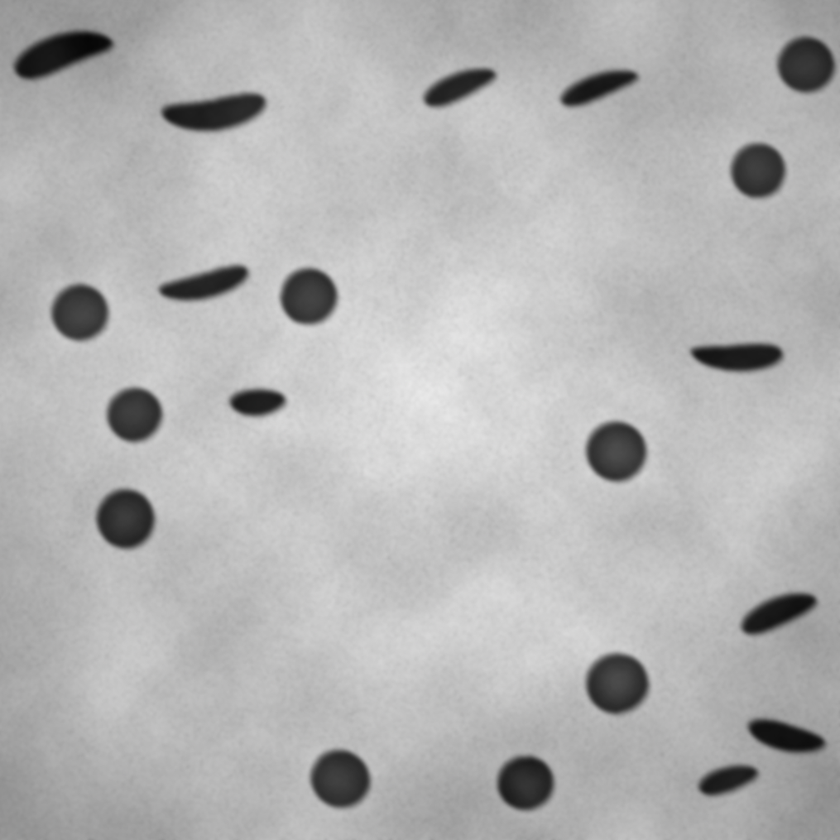
#> input picture exam_2022/blood_ezm.png, 840 x 840 px, shrunk from 1015 x 1015 before the run
$ jupyter execute exam_2022.ipynb
#> lines starting #> are read from the running program, lines starting #| are printed output that depends on the picture; after the words box and inside, x2 and y2 are one past the last pixel; in counts of white or black regions, pixels touching at a corner belong together
[cell 1]
from skimage import io, filters, measure
import matplotlib.pyplot as plt
import numpy as np
import pandas as pd

[cell 2]
blood = io.imread('blood_ezm.png')
#> blood is the input picture: shape (840, 840, 3); mean R, G, B 179, 179, 179

_,ax = plt.subplots(1,2, figsize=(12,4))
ax[0].imshow(blood)
ax[0].axis('off')
ax[1].hist(blood.flatten(), 256, range=(0,256))
plt.show()
#> figure, not shown here; panel 2: tallest bar 58180 high, from x = 183 to 184

On observe 2 classes de fréquences dans l'histogramme. On peut donc réaliser un thresholding

1. Propose a method and code a function that turns the grayscale image
into a binary image in order to isolate every blood cell visible on the image.

[cell 3]
blood_th = np.where(blood > filters.threshold_otsu(blood), 0, 255)
_, ax = plt.subplots(1,2)
for a in ax:
    a.axis('off')

ax[0].imshow(blood)
ax[1].imshow(blood_th, cmap='gray')
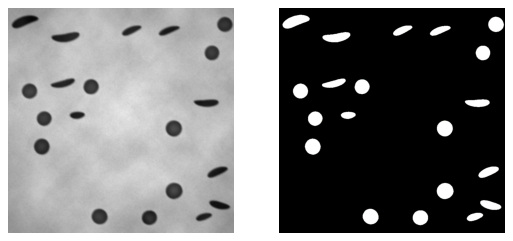
#> figure drawn by matplotlib, 2 panels

2. Propose a method and code a function that returns the number of cells.

[cell 4]
measure.label(blood_th, return_num=True)[1]
#> Out = 20

3.In this questions, we want to gather information about the individual cells. For every cell, we want to know its perimeter, area and circularity.

[cell 5]
table_props = pd.DataFrame({'Perimeter':[], 'Area':[], 'Circularity':[]})

blood_labels = measure.label(blood_th)[:,:,0]
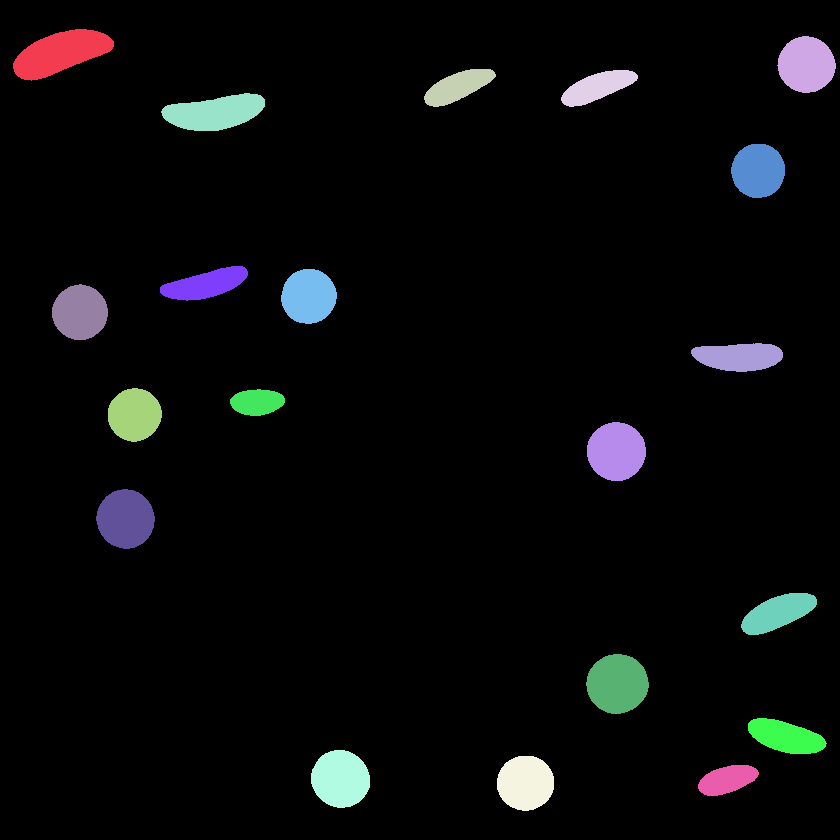
#> blood_labels: shape (840, 840) int64; 21 distinct labels, from 0 to 20; one colour per label, 0 black
props = measure.regionprops(blood_labels)
#> props = 20 regions; largest, box (x1, y1, x2, y2) and area: (13, 29, 114, 81) 3150, (586, 654, 649, 714) 2912, (587, 422, 646, 481) 2726, (96, 489, 155, 549) 2705, (161, 93, 265, 131) 2702
for i, p in enumerate(props):
    circle_perimeter = 2*np.pi*np.sqrt(p.area/np.pi)
    circularity = circle_perimeter/p.perimeter
    table_props.loc[i] = [p.perimeter, p.area, circularity]
#> this loop made 20 passes
#> (circle_perimeter, circularity) on passes 1 to 12: (199, 0.789), (179.1, 0.955), (139.4, 0.781), (141.8, 0.756), (184.3, 0.754), (170.4, 0.96), (151.9, 0.728), (173.5, 0.961), (174.5, 0.962), (160, 0.753), (168.1, 0.964), (119.2, 0.873)

[cell 6]
len(table_props[table_props['Circularity'] > 0.9])

[cell 7]
# Commented out IPython magic to ensure Python compatibility.
import cv2
# %matplotlib inline
import numpy as np
import matplotlib.pyplot as plt
from mpl_toolkits.mplot3d import Axes3D

# from google.colab.patches import cv2_imshow

from skimage.measure import label, perimeter_crofton
from skimage.morphology import binary_closing, binary_opening
from skimage.morphology import disk

image1 = cv2.imread('blood_ezm.png')
img = cv2.cvtColor(image1, cv2.COLOR_BGR2GRAY)

ret, IMG = cv2.threshold(img, 255, 255, cv2.THRESH_OTSU)
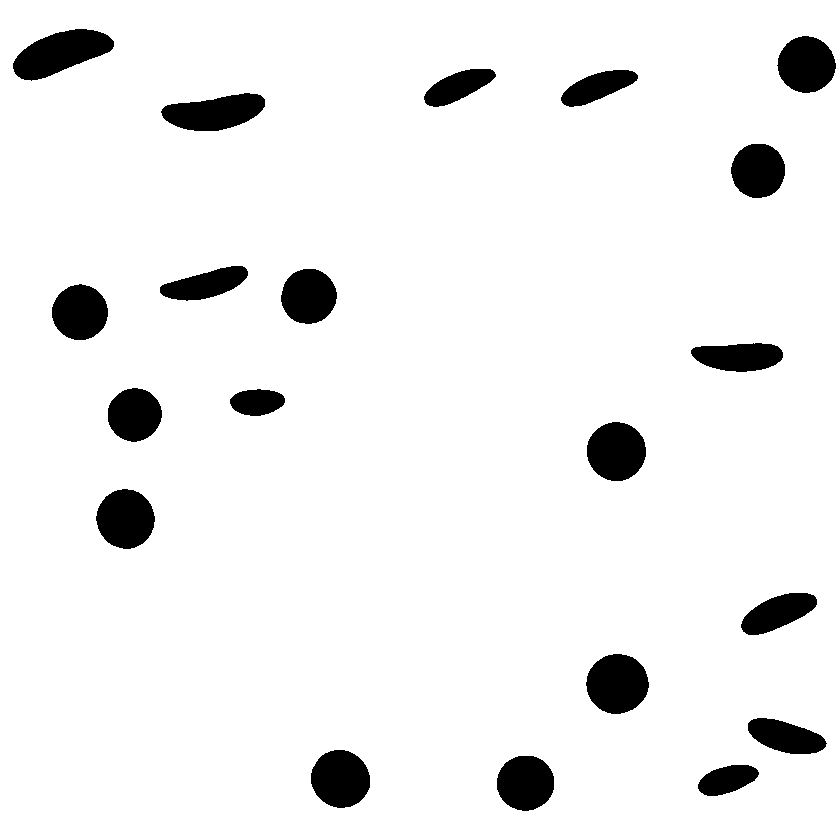
#> IMG: shape (840, 840); 93.7% white; 20 black regions, largest, box (x1, y1, x2, y2) and area: (13, 29, 114, 81) 3150, (586, 654, 649, 714) 2913, (587, 422, 646, 481) 2726
#> ret = 121
plt.imshow(image1)
plt.show()
plt.imshow(IMG,'gray')
plt.show()

LABEL = label(255-IMG)
#> LABEL: shape (840, 840) int64; 21 distinct labels, from 0 to 20
plt.imshow(3*255*LABEL/np.max(LABEL)/4 + (255-IMG)/4,'gray')
np.max(LABEL)

N = np.max(LABEL)
#> N = 20
data = np.zeros((N-1,3))
for k in range(1,N):
    data[k-1,0] = np.sum(LABEL == k)
    data[k-1,1] = perimeter_crofton(LABEL == k, directions=4)
    data[k-1,2] = 2*np.pi*np.sqrt(data[k-1,0]/np.pi)/data[k-1,1]
#> after the loop, data = 19 rows, first 8: [3150, 241.8, 0.823], [2555, 180.5, 0.993], [1549, 171.9, 0.812], [1600, 180.6, 0.785], [2703, 234.3, 0.787], [2310, 170.9, 0.997], [1837, 200.5, 0.758], [2396, 173.8, 0.998]

fig = plt.figure()
ax = fig.add_subplot(111, projection='3d')
x = data[:,0]
#> x = 19 values, max 3150 at index 0, min 1130 at index 11, mean 2278.2
y = data[:,1]
#> y = 19 values, max 241.8 at index 0, min 132.2 at index 11, mean 185.6
z = data[:,2]
#> z = 19 values, max 1 at index 12, min 0.758 at index 6, mean 0.911
ax.scatter(x, y, z, c='r', marker='o')
ax.set_xlabel('Area')
ax.set_ylabel('Perimeter')
ax.set_zlabel('Circularity')
ax.view_init(elev=30, azim=60)
plt.show()

R = np.zeros(LABEL.shape)
for k in range(1,N):
    if data[k-1,2] > .95:
        R = R + (LABEL == k)*2
    else:
        R = R + (LABEL == k)
plt.imshow(R)

print('Cellule saine:',np.sum(data[:,2] > .95))
#| Cellule saine: 10
print('Cellule malade:',np.sum(data[:,2] <= .95))
#| Cellule malade: 9

[cell 8]
image1 = cv2.imread('blood_hm.png')
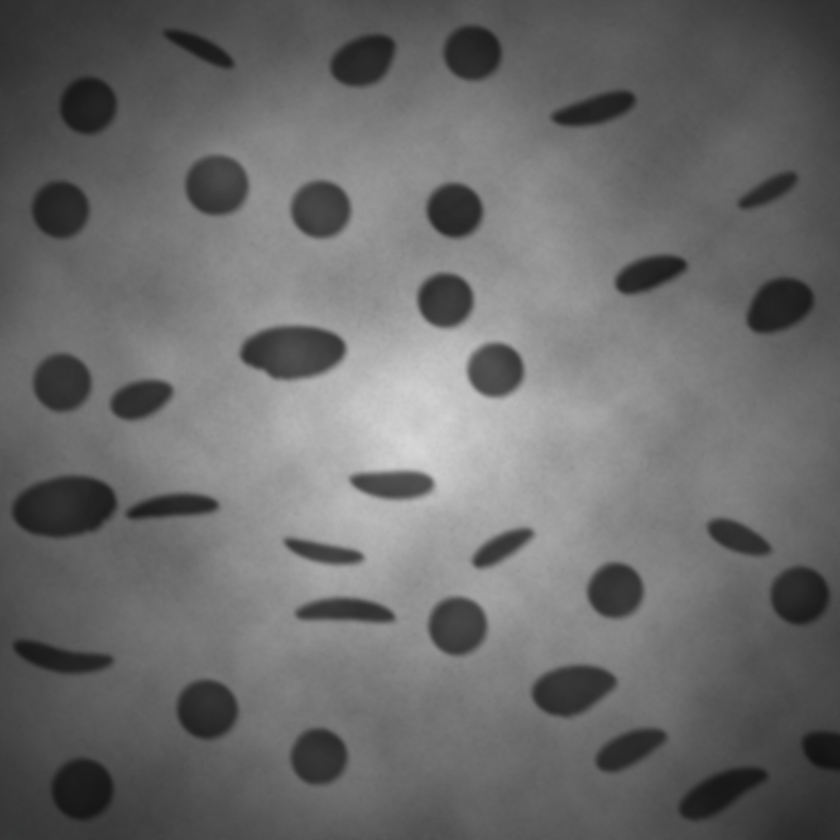
#> input picture exam_2022/blood_hm.png, 840 x 840 px, shrunk from 1015 x 1015 before the run
#> image1 is the input picture: shape (840, 840, 3); mean B, G, R 107.2, 107.2, 107.2
img = cv2.cvtColor(image1, cv2.COLOR_BGR2GRAY)
IMG = cv2.adaptiveThreshold(img,255,cv2.ADAPTIVE_THRESH_MEAN_C,cv2.THRESH_BINARY,255,20)
#> IMG: shape (840, 840); 88.2% white; 35 black regions, largest, box (x1, y1, x2, y2) and area: (12, 476, 118, 538) 5097, (239, 325, 347, 381) 4510, (532, 665, 616, 717) 3119

LABEL = label(255-IMG)
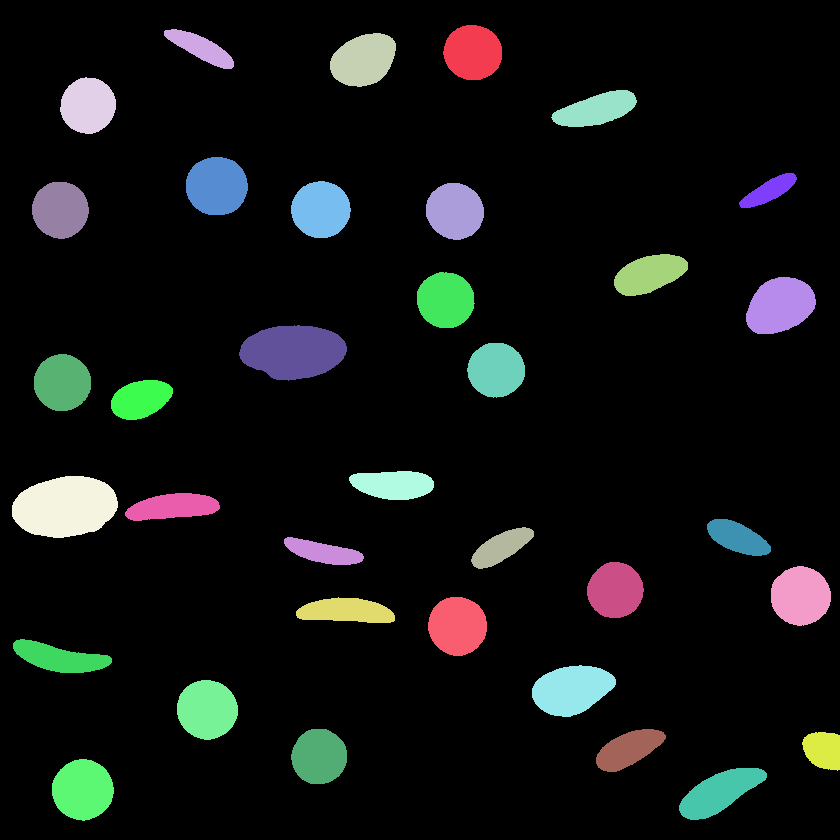
#> LABEL: shape (840, 840) int64; 36 distinct labels, from 0 to 35; one colour per label, 0 black
h1 = np.unique(LABEL[:,0])
#> h1 = [0]
for k in h1:
  if k > 0:
    LABEL[LABEL==k] = 0
#> this loop made 1 pass
h1 = np.unique(LABEL[:,-1])
#> h1 = [0, 33]
for k in h1:
  if k > 0:
    LABEL[LABEL==k] = 0
#> this loop made 2 passes
#> k on pass 2: 33
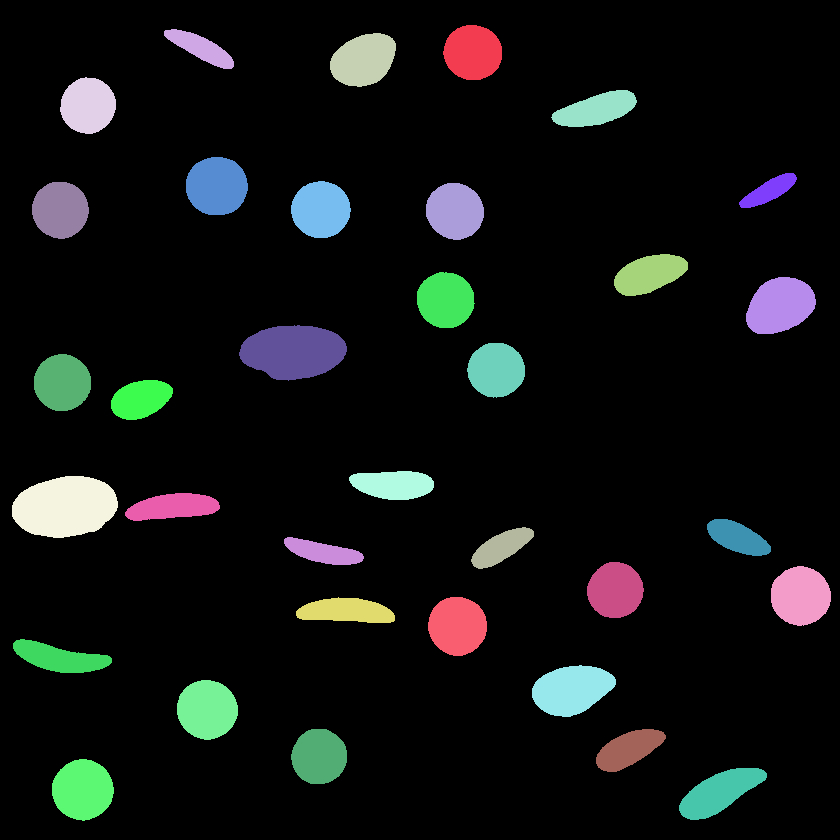
#> LABEL: shape (840, 840) int64; 35 distinct labels, from 0 to 35; one colour per label, 0 black
h1 = np.unique(LABEL[0,:])
#> h1 = [0]
for k in h1:
  if k > 0:
    LABEL[LABEL==k] = 0
h1 = np.unique(LABEL[-1,:])
for k in h1:
  if k > 0:
    LABEL[LABEL==k] = 0

LABEL = label(LABEL > 0)
#> LABEL: shape (840, 840) int32; 35 distinct labels, from 0 to 34

N = np.max(LABEL)
#> N = 34
data = np.zeros((N-1,3))
for k in range(1,N):
    data[k-1,0] = np.sum(LABEL == k)
    data[k-1,1] = perimeter_crofton(LABEL == k, directions=16)
    data[k-1,2] = 2*np.pi*np.sqrt(data[k-1,0]/np.pi)/data[k-1,1]
#> after the loop, data = 33 rows, first 8: [2563, 179.5, 1], [1268, 170.3, 0.741], [2667, 189.2, 0.968], [2450, 176.5, 0.994], [2007, 198.8, 0.799], [2886, 190.3, 1], [961, 141.9, 0.774], [2661, 183, 0.999]

R = np.zeros(LABEL.shape)
for k in range(1,N):
    if data[k-1,2] > .98:
        R = R + (LABEL == k)*2
    else:
        R = R + (LABEL == k)
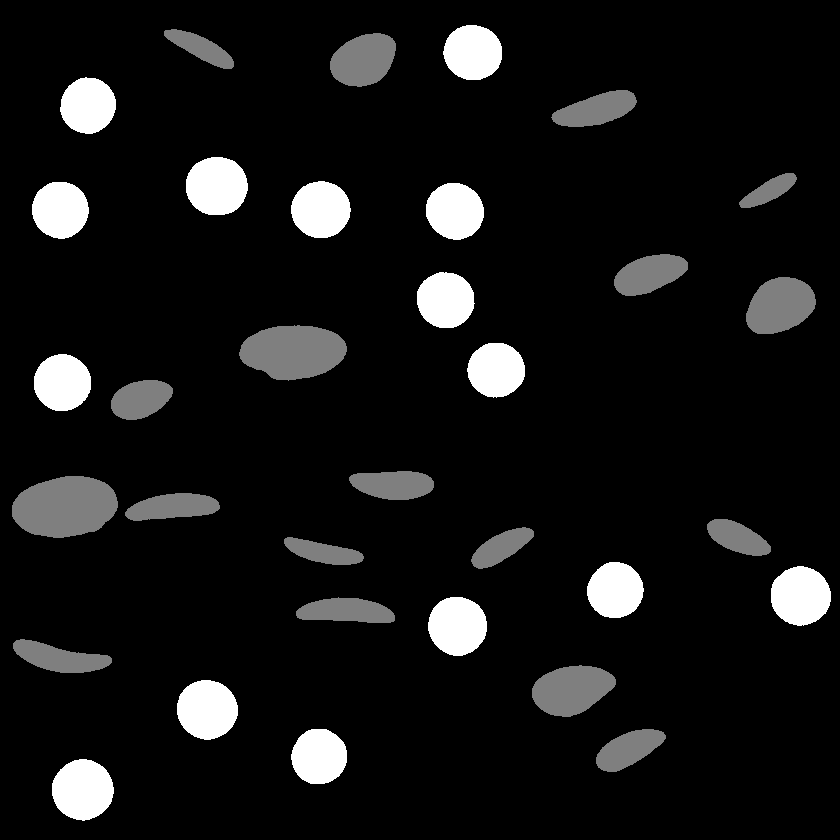
#> R: shape (840, 840) float64; min 0, max 2, mean 0.169; drawn with min black and max white


plt.imshow(image1,'gray')
plt.show()
plt.imshow(IMG,'gray')
plt.show()
plt.imshow(3*255*LABEL/np.max(LABEL)/4 + (255-IMG*(LABEL>0))/4,'gray')
plt.show()
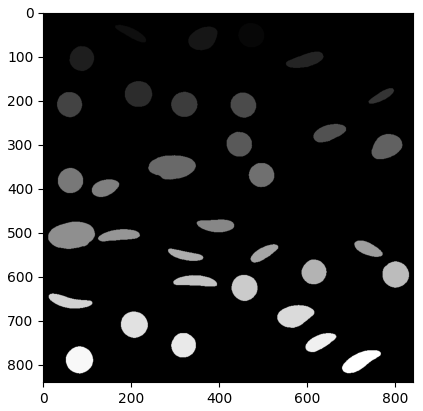
#> figure drawn by matplotlib, 1 panel

fig = plt.figure()
ax = fig.add_subplot(111, projection='3d')
x = data[:,0]
#> x = 33 values, max 5097 at index 18, min 961 at index 6, mean 2418.6
y = data[:,1]
#> y = 33 values, max 269.7 at index 18, min 141.9 at index 6, mean 188.9
z = data[:,2]
#> z = 33 values, max 1 at index 30, min 0.708 at index 27, mean 0.911
ax.scatter(x, y, z, c='r', marker='o')
ax.set_xlabel('Area')
ax.set_ylabel('Perimeter')
ax.set_zlabel('Circularity')
ax.view_init(elev=30, azim=60)
plt.show()
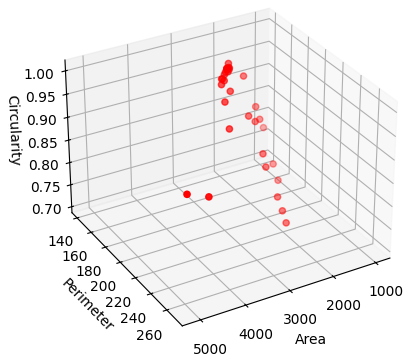
#> figure drawn by matplotlib, 1 panel

plt.imshow(R)
plt.show()


print('Cellule saine:',np.sum(data[:,2] > .98))
#| Cellule saine: 15
print('Cellule malade:',np.sum(data[:,2] <= .98))
#| Cellule malade: 18
